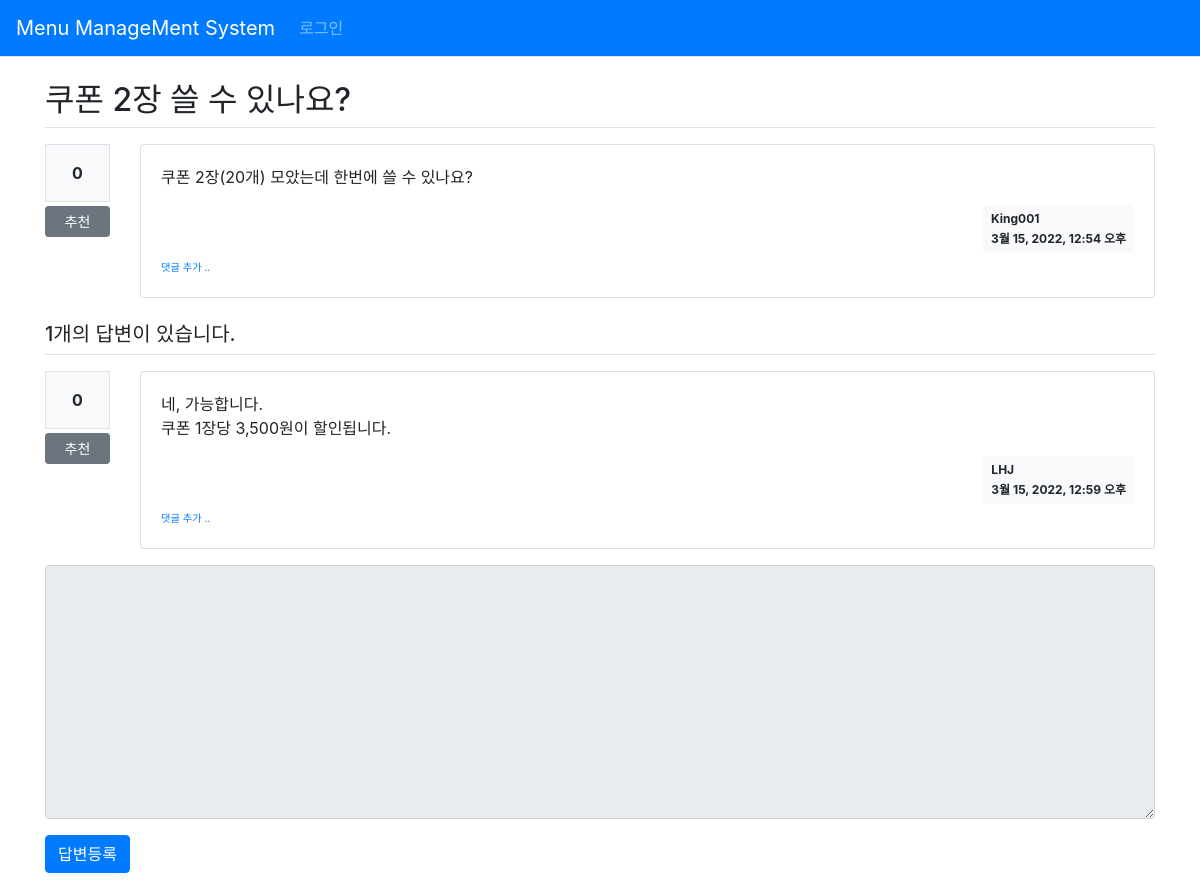
Page /pybo/320/ on the committed database.
### pybo/models.py (models this page shows, shortened)
class Question(models.Model) :
    author = models.ForeignKey(User, on_delete=models.CASCADE,
                               related_name='author_question')
    subject = models.CharField(max_length=200)
    content = models.TextField()
    create_date = models.DateTimeField()
    modify_date = models.DateTimeField(null=True, blank=True)
    voter = models.ManyToManyField(User, related_name='voter_question') #voter 추가

class Answer(models.Model):
    author = models.ForeignKey(User, on_delete=models.CASCADE,
                               related_name='author_answer')
    question = models.ForeignKey(Question, on_delete=models.CASCADE)
    content = models.TextField()
    create_date = models.DateTimeField()
    modify_date = models.DateTimeField(null=True, blank=True)
    voter = models.ManyToManyField(User, related_name='voter_answer')

### pybo/views/base_views.py (the view)
def detail(request, question_id):
    question = get_object_or_404(Question, pk=question_id)
    context = {'question':question}
    return render(request,'pybo/question_detail.html', context)

### pybo/templatetags/pybo_filter.py (called while the page is built)
@register.filter()
def mark(value):
    extensions = ["nl2br", "fenced_code"]
    return mark_safe(markdown.markdown(value, extensions=extensions))

### templates/pybo/question_detail.html (shortened to what this page needs)
{% extends 'base.html' %}
{% load pybo_filter %}
{% block content %}
<div class="container my-3">
    <h2 class="border-bottom py-2">{{question.subject}}</h2>
    <div class="row my-3">
        <div class="col-1">
            <div class="bg-light text-center p-3 border font-weight-bolder mb-1">
                {{question.voter.count}}
            </div>
            <a href="#" data-url="{% url 'pybo:vote_question' question.id %}"
               class="recommend btn btn-sm btn-secondary btn-block my-1">추천</a>
        </div>
        <div class="col-11">
            <div class="card">
                <div class="card-body">
                    <div class="card-text">
                        {{question.content|mark}}
                    </div>
                    <div class="d-flex justify-content-end">
                        <div class="badge badge-light p-2 text-left">
                            <div class="mb-2">{{question.author.username}}</div>
                            <div>{{question.create_date}}</div>
                        </div>
                    </div>
                    <div>
                        <a href="{% url 'pybo:comment_create_question' question.id %}"
                           class = "small"><small>댓글 추가 ..</small></a>
                    </div>
                </div>
            </div>
        </div>
    </div>
    <h5 class="border-bottom my-3 py-2">
        {{question.answer_set.count}}개의 답변이 있습니다.
    </h5>
    {% for answer in question.answer_set.all %}
    <div class="row my-3">
        <div class="col-1">
            <div class="bg-light text-center p-3 border font-weight-bolder mb-1">
                {{answer.voter.count}}
            </div>
            <a href="#" data-url="{% url 'pybo:vote_answer' answer.id %}"
               class="recommend btn btn-sm btn-secondary btn-block my-1">추천</a>
        </div>
        <div class="col-11">
            <div class="card">
                <div class="card-body">
                    <div class="card-text">
                        {{answer.content|mark}}
                    </div>
                    <div class="d-flex justify-content-end">
                        <div class="badge badge-light p-2 text-left">
                            <div class="mb-2">{{answer.author.username}}</div>
                            <div>{{answer.create_date}}</div>
                        </div>
                    </div>
                    <div>
                        <a href="{% url 'pybo:comment_create_answer' answer.id %}"
                           class="small"><small>댓글 추가 ..</small></a>
                    </div>
                </div>
            </div>
        </div>
    </div>
    {% endfor %}
    <form action="{% url 'pybo:answer_create' question.id %}"
          method="post" class="my-3">
        <div class="form-group">
            <textarea name="content" id="content"
                      {% if not user.is_authenticated %}disabled{% endif %}
                      class="form-control" rows="10"></textarea>
        </div>
        <input type="submit" value="답변등록" class="btn btn-primary">
    </form>
</div>
{% endblock %}

### rows in the picture
Question: subject "쿠폰 2장 쓸 수 있나요?", voter.count "0", content|mark "쿠폰 2장(20개) 모았는데 한번에 쓸 수 있나요?", author.username "King001", create_date "3월 15, 2022, 12:54 오후", answer_set.count "1"
Answer: voter.count "0", content|mark "네, 가능합니다. 쿠폰 1장당 3,500원이 할인됩니다.", author.username "LHJ", create_date "3월 15, 2022, 12:59 오후"
